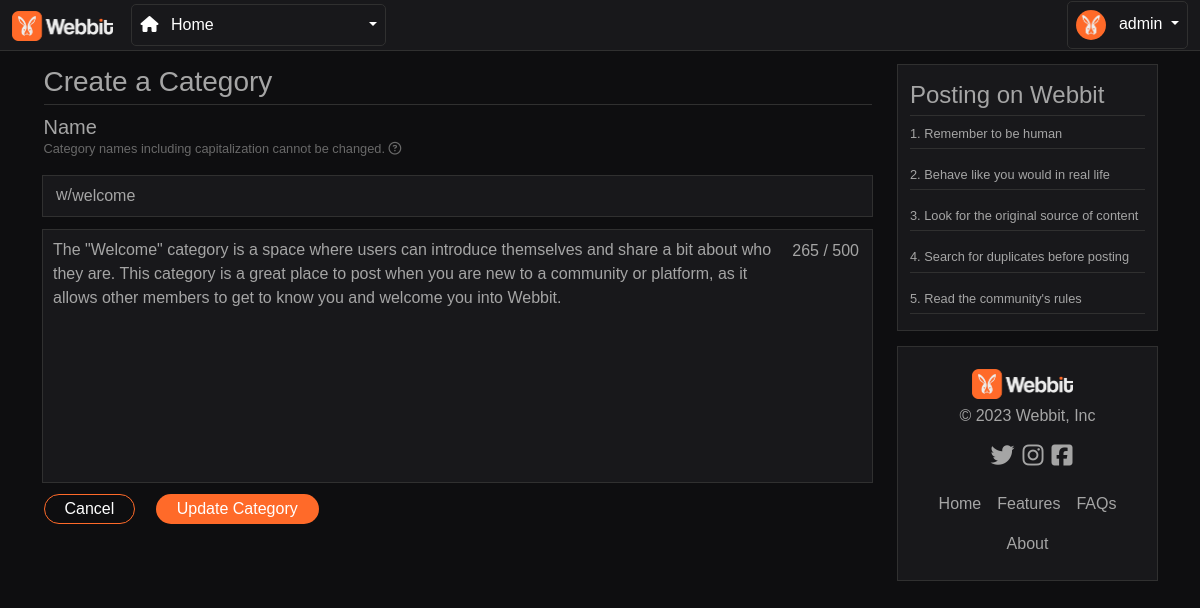
/w/welcome/edit (signed in), run on the app's committed database.
### tables this page shows
CREATE TABLE Category (
  id INT NOT NULL PRIMARY KEY AUTO_INCREMENT,
  title VARCHAR(16) NOT NULL,
  description VARCHAR(500) NOT NULL,
  user_id INT NOT NULL,
  FOREIGN KEY (user_id) REFERENCES Users(id)
  
);

### controllers/category/category.update.view.php (called while the page is built, shortened)
<?php
$connection = Connection::make();
$queryBuilder = new QueryBuilder($connection);
$requestedCategoryTitle = $category ?? '';
$categoryDetails = $queryBuilder->findByColumn('category', 'title', $requestedCategoryTitle, 'App\Model\Category');
require 'views/category.update.view.php';

### routes.php (called while the page is built, shortened)
<?php
$router->get('', function () {
    require 'controllers/home.php';
});
$router->get('login', function () {
    require 'controllers/login/login.php';
});
$router->post('login', function () {
    require 'controllers/login/login.process.php';
});
$router->get('register/create', function () {
    require 'controllers/register/register.create.php';
});
$router->post('register', function () {
    require 'controllers/register/register.store.php';
});
$router->get('logout', function () {
    require 'controllers/logout.php';
});
$router->get('category', function () {
    require 'controllers/category/category.create.view.php';
});
$router->post('category', function () {
    require 'controllers/category/category.create.php';
});
$router->get('w/([\w\-]+)', function ($category) {
    require 'controllers/category/category.view.php';
});
$router->get('w/([\w\-]+)/edit', function ($category) {
    require 'controllers/category/category.update.view.php';
});

### index.php (called while the page is built, shortened)
<?php
$router = Router::setFromFile('routes.php');
preg_match('/^([^:\/]+[s]?):\/\/([^\/]*)\/(.*)$/', Config::APPURL, $matches);
if (!isset($matches[3])) {
    $realURI = trim($_SERVER['REQUEST_URI'], '/');
} else {
    $baseConfigURL = $matches[3];
    $realURI = substr(trim($_SERVER['REQUEST_URI'], '/'), strlen($baseConfigURL) + 1);
}
function route($uri)
{
    return Config::APPURL . '/' . $uri;
}
try {
    $router->direct(
        $realURI,
        isset($_POST['_method']) ? $_POST['_method'] : $_SERVER['REQUEST_METHOD']
    );
} catch (Exception $e) {
    header('HTTP/1.1 404 Not Found', true, 404);
    echo '<h1 style="text-align: center;">Not Found!</h1>';
    echo $e->getMessage();
}

### src/Database/QueryBuilder.php (called while the page is built, shortened)
<?php
class QueryBuilder
{
    private $pdo;
    public function __construct(PDO $pdo)
    {
        $this->pdo = $pdo;
    }
    public function findByColumn($table, $column, $value, $intoClass)
    {
        $statement = $this->pdo->prepare("SELECT * FROM {$table} WHERE {$column} = :value LIMIT 1");
        $statement->bindValue(':value', $value);
        $statement->execute();
        return $statement->fetchObject($intoClass);
    }
}

### views/category.update.view.php (the view, shortened to what this page needs)
<!DOCTYPE html>
<html lang="en">
<head>
    <link rel="stylesheet" href="<?php echo route('css/login.css') ?>">
    <link rel="stylesheet" href="<?php echo route('css/main.css') ?>">
    <link rel="stylesheet" href="<?php echo route('css/nav-style.css') ?>">
    <link rel="stylesheet" href="https://cdnjs.cloudflare.com/ajax/libs/font-awesome/6.4.0/css/all.min.css">
    <link href="https://cdn.jsdelivr.net/npm/bootstrap@5.3.0-alpha3/dist/css/bootstrap.min.css" rel="stylesheet"
>
</head>
<body>
    <?php include 'nav.view.php'
        ?>
    <section>
        <div>
            <div class="container">
                <div class="row md">
                    <div class="col">
                        <?php if (isset($_SESSION["userid"])) { ?>
                            <?php if ($categoryDetails->user_id == $_SESSION["userid"]) { ?>
                                <form method="POST" action="<?php echo route('category/edit'); ?>">
                                    <table class="table-borderless table-custom">
                                        <tr>
                                            <td class="text">
                                                <h3 class="border-bottom">Create a Category</h3>
                                            </td>
                                        </tr>
                                        <tr>
                                            <td>
                                                <h5 class="text">Name</h5>
                                                <p class="text-inf mt-n8">Category names including capitalization cannot be
                                                    changed. <span class="hovertext"
                                                        data-hover='Names cannot have spaces (e.g.,
w/bookclub" not "w/book club" , must not exceed 16 characters. Avoid using solely trademarked names (e.g., "w/FansOfWebbit" not "w/Webbit").'>
                                                        <i class="fa-regular fa-circle-question"></i></span>
                                                </p>
                                            </td>
                                        </tr>
                                        <tr class="mainframe-submit">
                                            <td>
                                                <div class="container-fluid d-flex mx-auto flex-grow-1">
                                                    <span class="text mtr-04-02">w/</span>
                                                    <span class="category-form">
                                                        <?php echo $categoryDetails->title ?>
                                                    </span>
                                                </div>
                                            </td>
                                        </tr>
                                        <tr>
                                            <td>
                                            </td>
                                        </tr>
                                        <tr class="mainframe-submit">
                                            <td>
                                                <div class="container-fluid d-flex mx-auto flex-grow-1">
                                                    <textarea class="category-form-description" type="text"
                                                        placeholder="Description" name="description" maxlength="500"
                                                        id="description"><?php echo $categoryDetails->description; ?></textarea>
                                                    <div id="character-counter-description"
                                                        class="counterplacement align-bottom text-nowrap">
                                                        <span id="typed-characters-description" class="text">0</span>
                                                        <span class="text">/</span>
                                                        <span id="maximum-characters-description" class="text">500</span>
                                                    </div>
                                                </div>
                                            </td>
                                        </tr>
                                        <tr>
                                            <td>
                                            </td>
                                        </tr>
                                        <tr>
                                            <td>
                                                <button class="bttn bttn-alt mt-2 me-3" type="button">
                                                    <a class="nav-item nav-link text-white"
                                                        href="<?php echo route(''); ?>">Cancel</a>
                                                </button>
                                                <button class=" bttn bttnlogin mt-2" type="submit">
                                                    <span class="nav-item nav-link text-white">Update Category</span>
                                                </button>
                                            </td>
                                        </tr>
                                    </table>
                                </form>
                                <?php
                            }
                            ?>
                            <?php
                        }
                        ?>
                    </div>
                    <div class="col-md-3">
                        <div class="mainframe-footer ">
                            <?php include 'rules.view.php'
                                ?>
                        </div>
                        <div class="mainframe-footer ">
                            <?php include 'footer.view.php'
                                ?>
                        </div>
                    </div>
                </div>
            </div>
    </section>
</body>
</html>

### src/Router.php (shortened to what this page needs)
<?php
class Router
{
  protected $routes = [];
  public function get($uri, $callback) {
    $this->routes['GET'][$uri] = $callback;
  }
  public function post($uri, $callback) {
    $this->routes['POST'][$uri] = $callback;
  }
  public function direct($uri,$method) {
    if (!empty($this->routes[$method])) {
      foreach ($this->routes[$method] as $route => $callback) {
        $route = '/^' . str_replace('/', '\/', $route) . '$/';
        if (preg_match($route, $uri, $params)) {
          array_shift($params);
          return call_user_func_array($callback, array_values($params));
        }
      }
    }
    throw new Exception('No route found');
  }
}

### css/main.css (style rules this page uses)
body { background-color: #0e0e10; font-family: "Ubuntu", sans-serif; }
.text-white { color: rgb(255, 255, 255) !important; }
.text { color: rgb(165, 165, 165) !important; }
a, a:link, a:active { text-decoration: none !important; }
.table-custom { width: 100%; }
.mainframe-footer { background-color: #18181b; border: 1px solid #303030 !important; }
.mainframe-submit { background-color: #18181b; border: 1px solid #303030 !important; height: 100%; }
.text-inf { color: rgb(105, 105, 105) !important; font-size: 0.8rem !important; }
.mt-n8 { margin-top: -8px !important; }
section { margin-top: 4rem !important; }
.border-bottom { border-color: #303030 !important; padding-bottom: 5px !important; }
.hovertext { position: relative; }
.hovertext:before { content: attr(data-hover); visibility: hidden; opacity: 0; width: 200px; background-color: black; color: #fff; text-align: center; border-radius: 5px; padding: 5px 0; transition: opacity 1s ease-in-out; position: absolute; z-index: 1; left: 0; top: 110%; }
.category-form { width: 100%; padding: 0.375rem 0.75rem; margin-left: -16px !important; font-size: 1rem; font-weight: 40; color: rgb(165, 165, 165); background-color: transparent; border: 1px solid transparent; }
.category-form-description { width: 100% !important; height: 250px !important; padding: 0.375rem 0.75rem; margin-left: -16px !important; font-size: 1rem; font-weight: 40; color: rgb(165, 165, 165); background-color: transparent; border: 1px solid transparent; resize: none; }
.bttn { display: inline; font-weight: 450; color: #212529; text-align: center; vertical-align: middle; -webkit-user-select: none; -moz-user-select: none; -ms-user-select: none; user-select: none; background-color: transparent; border: 1px solid transparent; font-size: 1rem; height: 30px; line-height: 10px; }
.bttn-alt { color: #18181b !important; background-color: transparent !important; border-color: #ff6a29 !important; border-radius: 25px !important; padding-left: 20px; padding-right: 20px; }
.counterplacement { margin-top: 0.5rem !important; }
.mtr-04-02 { margin-top: 0.4rem !important; margin-right: 0.2rem !important; }
textarea { padding: 5px; }

### css/nav-style.css (style rules this page uses)
.bttnlogin { background-color: #ff6a29 !important; border-radius: 25px !important; padding-left: 20px; padding-right: 20px; }

### data on the page
category: title "welcome", description "The \"Welcome\" category is a space where users can introduce themselves and share a bit about who they are. This category is a great place to post when you are new to a community or platform, as it allows other members to get to know you and welcome you into Webbit."
